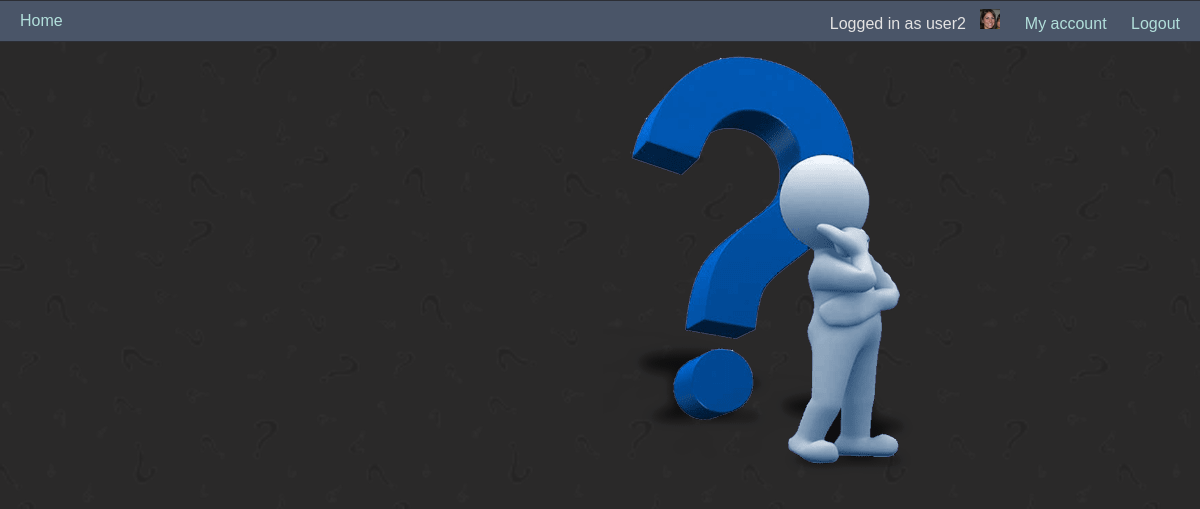
Screenshot of / (signed in) with the database file from the repository.
### tables this page shows
CREATE TABLE users (
                                id_user INTEGER UNIQUE PRIMARY KEY NOT NULL,
                                name TEXT UNIQUE NOT NULL,
                                password TEXT NOT NULL,
                                isadmin BOOLEAN NOT NULL,
                                profile_pic TEXT,
                                darkmode BOOLEAN,
                                tokens INT
                            );

### app.py (the view)
@app.route("/")
def index():
    return render_template("index.html")

### app.py (called while the page is built)
@app.teardown_appcontext
def teardown_db(exception):
    db = getattr(g, '_database', None)
    if db is not None:
        db.close()

### functions.py (called while the page is built)
def get_db():
    if not hasattr(g, "_database"):
        g._database = sqlite3.connect(database)
    return g._database

def is_admin(username):
    if username is not None:
        db = get_db()
        cursor = db.cursor()
        cursor.execute("SELECT isadmin FROM users WHERE name = ?", (username,))
        result = cursor.fetchone()
        if result[0]:
            return True
    else:
        return False

### templates/index.html (shortened to what this page needs)
{% extends "base.html" %}
{% block content %}
<div id="index-content">
<div id="questionnaires-container">
</div>
<div id="index-img-container"><img src="/static/questionmark.png" alt="Logo with transparent background"></div>
</div>
{% endblock %}

### templates/base.html (shortened to what this page needs)
<!DOCTYPE html>
<html lang="en">
<head>
    <link rel="stylesheet" href="{{ url_for('static', filename='style.css') }}"/>
    {% if darkmode|int == 1 %}
        <link rel="stylesheet" href="{{ url_for('static', filename='dark_mode.css') }}"/>
    {% endif %}
</head>
<body>
    <header>
        <nav class="navbar">
            <div class="nav-left">
                <a href="{{ url_for('index') }}">Home</a>
            </div>
            <div class="nav-right dropdown-menu">
                <div class="login">
                    {% if logged_in_user %}
                        Logged in as {{ logged_in_user }}
                        {% if profile_pic %}
                            <a href="{{ url_for('account')}}" aria-hidden="true"><img src="/{{ profile_pic }}" alt="profile pic" width="20"></a>
                        {% else %}
                            <a href="{{ url_for('account')}}" aria-hidden="true"><img src="{{ url_for('static', filename='uploads/default_user_img.jpg') }}" alt="default profile pic" width="20"></a>
                        {% endif %}
                        {% if isadmin %}
                            <a href="{{ url_for('admin') }}">Admin Page</a>
                        {% else %}
                            <a href="{{ url_for('account')}}">My account</a>
                        {% endif %}
                        <a href="{{ url_for('logout') }}">Logout</a>
                    {% else %}
                        Not logged in
                        <a href="{{ url_for('login') }}">Login</a>
                        <a href="{{ url_for('register') }}">Register user</a>
                    {% endif %}
                </div>
            </div>
        </nav>
    </header>
    <main >
        {% block content %}{% endblock %}
    </main>
</body>
</html>

### static/style.css (style rules this page uses)
* { font-family: Verdana, Arial, sans-serif; }
header { z-index: 1000; position: sticky; top: 0; background-color: #aab6d6; border-bottom: 1px solid #2c2e35; border-top: 1px solid #2c2e35; padding-left: 10px; padding-right: 10px; padding-bottom: 5px; padding-top: 5px; height: 30px; }
header a { color: #004d40; padding: 0px 10px; text-decoration: none; font-size: 16px; text-align: center; }
.navbar { display: flex; justify-content: space-between; align-items: center; height: 30px; }
body { margin: 0; background-color: #fff; color: #000; }
main { margin: 10px; z-index: 0; }
main::before { content: ""; position: absolute; inset: 0; background-image: url('/static/question_mark_bg.png'); background-size: cover; background-repeat: no-repeat; background-position: center; opacity: 0.1; z-index: -1; }
#index-content { display: flex; }
#index-img-container { flex:1; }
#questionnaires-container { display: flex; flex: 1; justify-content: left; flex-direction: column; padding: 2px; }

### static/dark_mode.css (style rules this page uses)
header { background-color: #4a5568; }
header a { color: #b2dfdb; }
body { background-color: #2a2929; color: #e4e3e3; }
a { color: white; }

### rows the page displays
users: name "user2", profile_pic (picture)
